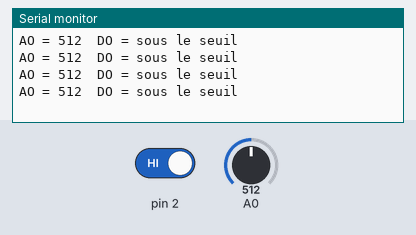
Recording of a sketch running on a simulated Arduino Uno, built with avr-gcc and run on an emulated ATmega328P. On the bench: the last lines printed to the serial monitor. The test bench sets the inputs (shaded band); at power-on: pin 2 HIGH, A0 = 512.

Above: at 1.2 s.
1.3 s: pin 2 driven LOW
At 1.71 s:
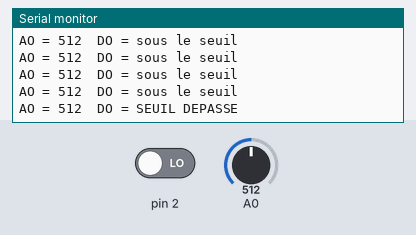
3.6 s: A0 set to 716
At 3.81 s:
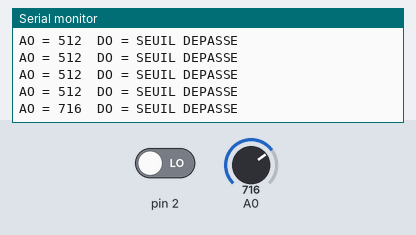
5.1 s: A0 set to 900
At 5.31 s:
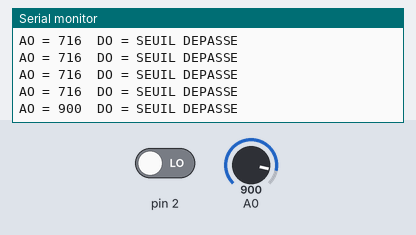
6.6 s: pin 2 driven HIGH
At 6.82 s:
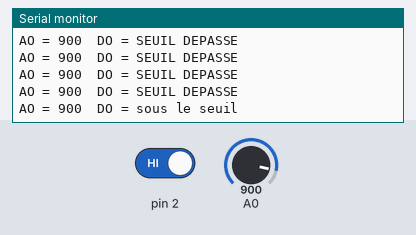
Timing chart, 0 to 9.1 s (numbered marks = the images above; inputs shaded):
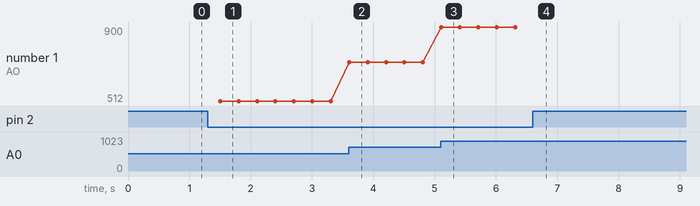

Measured:
- after the input at 1.3 s, the serial monitor: prints a new line after 0.20 s (image 1)
- after the input at 3.6 s, the serial monitor: prints a new line at once (image 2)
- after the input at 5.1 s, the serial monitor: prints a new line at once (image 3)
- after the input at 6.6 s, the serial monitor: prints a new line at once (image 4)
- plotted number 1: 512 → 716 after the input at 3.6 s, 716 → 900 after the input at 5.1 s

The sketch:

photoresistor-uno.ino
```cpp
// Test capteur de lumière (LDR) : sortie analogique AO + sortie numérique DO
// (DO est actif bas : LOW = seuil dépassé).
void setup() {
  pinMode(2, INPUT);
  Serial.begin(115200);
}

void loop() {
  Serial.print("AO = ");
  Serial.print(analogRead(A0));
  Serial.print("  DO = ");
  Serial.println(digitalRead(2) == LOW ? "SEUIL DEPASSE" : "sous le seuil");
  delay(300);
}
```
